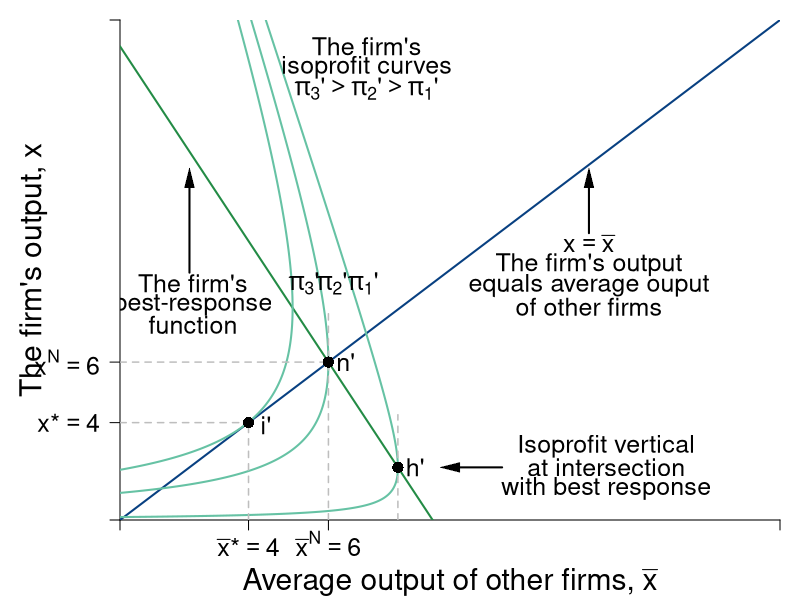

The R source for this figure:
require(shape)
pdf(file = "competitionmarkets/competition_average.pdf", width = 9, height = 7)

#Set parameters for graphics
axislabelsize <- 1.8
labelsize <- 1.5
namesize <- 1.8
annotatesize <- 1.5
graphlinewidth <- 2
segmentlinewidth <- 1.5

COL <- c("#7fc97f", "#beaed4", "#fdc086", "#ffff99", "#386cb0", "#f0027f", "#bf5b17", "#666666")
COLA <- c("#99d8c9","#66c2a4","#41ae76", "#238b45", "#005824")
COLB <- c("#4eb3d3", "#2b8cbe", "#0868ac","#084081")

par(mar =  c(4, 6, 1, 1))

piA <- function(xbar, x, s = 0.5, pmax = 20, c1 = 2, n = 5) {
  (pmax - s*(n - 1)*xbar)*x - s*(x)^2 - c1*x
}

brfA <- function(xbar, s = 0.5, pmax = 20, c1 = 2, n = 5) {
  (pmax - c1)/(2*s) - ((n-1)/(2))*xbar
}

Equal45 <- function(xbar, slope = 1){
  slope*xbar
}

xANEcomp <- function(pbar, c1 = 2, n = 8, beta = 0.5){
  (1/(n+1))*(pbar - c1)/beta
}


xlims <- c(0, 19)
ylims <- c(0, 19)

npts <- 501 
x <- seq(xlims[1], xlims[2], length.out = npts)
y <- seq(ylims[1], ylims[2], length.out = npts) 
a <- c(2, 18, 32.5)
b <- c(60, 72, 81)


plot(0, 0, xlim = xlims, ylim = ylims, type = "n",
     xlab = expression(paste("")),
     ylab = expression(paste("")), 
     xaxt = "n", 
     yaxt = "n", 
     cex.lab = axislabelsize, 
     bty = "n",
     xaxs="i", 
     yaxs="i")

ticksy <- c(0, 3.7, 6, ylims[2])
ylabels <- c(NA, expression(paste(x,"*") == 4), expression(paste(x^N) == 6), NA)
ticksx <- c(0, 3.7, 6, xlims[2])
xlabels <- c(NA, expression(paste(bar(x),"*" == 4)), expression(paste(bar(x)^{N} == 6)), NA)


axis(1, at = ticksx, pos = 0, labels = xlabels, cex.axis = labelsize)
axis(2, at = ticksy, pos = 0, labels = ylabels, las = 1, cex.axis = labelsize)

npts <- 500 
xx1 <- seq(xlims[1], xlims[2], length.out = npts)

lines(xx1, brfA(xx1, s = 0.5, pmax = 20, c1 = 2, n = 5), col = COLA[4], lwd = graphlinewidth)
lines(xx1, Equal45(xx1, slope = 1), col = COLB[4], lwd = graphlinewidth)

contour(x, y,
        outer(x, y, piA),
        #labels = c("v1", "v2", "v3"),
        drawlabels = FALSE,
        col = COLA[2],
        #xlab = expression(paste("A's Apples, ", x)),
        #ylab = expression(paste("A's Oranges, ", y)),
        #cex.lab = axislabelsize,
        lwd = graphlinewidth,
        levels = a,
        xaxs="i",
        yaxs="i",
        add = TRUE)

mtext(expression(paste("Average output of other firms, ", bar(x))), side=1, line = 3, cex = axislabelsize)
text(-2.5, 0.5*ylims[2], expression(paste("The firm's output, ", x)), xpd = TRUE, cex = axislabelsize, srt = 90) 




segments(0, 6, 6, 6, lty = 2, col = "gray" , lwd = segmentlinewidth)
segments(6, 0, 6, 8, lty = 2, col = "gray" , lwd = segmentlinewidth)
points(6, 6, pch = 16, col = "black", cex = 1.5)
text(6.5, 6, expression(paste(n,"'")), cex = labelsize)
segments(0, 3.7, 3.7, 3.7, lty = 2, col = "gray" , lwd = segmentlinewidth)
segments(3.7, 0, 3.7, 3.7, lty = 2, col = "gray" , lwd = segmentlinewidth)
points(3.7, 3.7, pch = 16, col = "black", cex = 1.5)
text(4.2, 3.6, expression(paste(i,"'")), cex = labelsize)
segments(8, brfA(xbar = 8) - 2, 8, brfA(xbar = 8) + 2, lty = 2, col = "gray" , lwd = segmentlinewidth)
points(8, brfA(xbar = 8), pch = 16, col = "black", cex = 1.5)
text(8.5, brfA(xbar = 8), expression(paste(h,"'")), cex = labelsize)


text(14, brfA(xbar = 8) + 0.8, expression(paste("Isoprofit vertical")), cex = annotatesize)
text(14, brfA(xbar = 8), expression(paste("at intersection")), cex = annotatesize)
text(14, brfA(xbar = 8) - 0.8, expression(paste("with best response")), cex = annotatesize)
Arrows(11, brfA(xbar = 8), 9.5, brfA(xbar = 8), col = "black", lty = 1, lwd = 2, arr.type = "triangle", arr.lwd = 0.5)

Arrows(13.5, 10.9, 13.5, 13, col = "black", lty = 1, lwd = 2, arr.type = "triangle", arr.lwd = 0.5)
text(13.5, 10.5, expression(paste(x == bar(x))), cex = annotatesize)
text(13.5, 9.7, expression(paste("The firm's output")), cex = annotatesize)
text(13.5, 8.9, expression(paste("equals average ouput")), cex = annotatesize)
text(13.5, 8.1, expression(paste("of other firms")), cex = annotatesize)

text(2.1, 9, expression(paste("The firm's")), cex = annotatesize)
text(2.1, 8.2, expression(paste("best-response")), cex = annotatesize)
text(2.1, 7.4, expression(paste("function")), cex = annotatesize)
Arrows(2, 9.4, 2, 13, col = "black", lty = 1, lwd = 2, arr.type = "triangle", arr.lwd = 0.5)


#Label the iso-welfare functions for the HG, Aisha
text(7, 9, expression(paste(pi[1],"'")), cex = annotatesize)
text(6.1, 9, expression(paste(pi[2],"'")), cex = annotatesize)
text(5.3, 9, expression(paste(pi[3],"'")), cex = annotatesize)
text(7.1, 18, expression("The firm's"), cex = annotatesize)
text(7.1, 17.2, expression("isoprofit curves"), cex = annotatesize)
text(7.1, 16.4, expression(paste(pi[3], "'", phantom() > pi[2], "'", phantom() > pi[1], "'")), cex = annotatesize)


#B's brf
text(7, 30, expression(paste("A's best response")), cex = annotatesize)
text(7, 29, expression(paste("function")), cex = annotatesize)
Arrows(7, 28.2, 7, 23.5, col = "black", lty = 1, lwd = 2, arr.type = "triangle", arr.lwd = 0.5)


dev.off()
